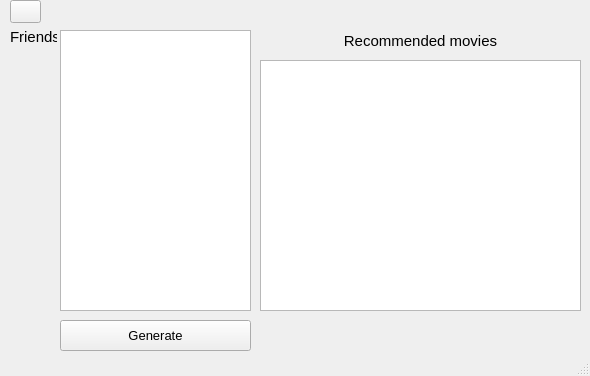
<?xml version="1.0" encoding="UTF-8"?>
<ui version="4.0">
 <class>MovieRecommenderMain</class>
 <widget class="QMainWindow" name="MovieRecommenderMain">
  <property name="geometry">
   <rect>
    <x>0</x>
    <y>0</y>
    <width>590</width>
    <height>376</height>
   </rect>
  </property>
  <property name="sizePolicy">
   <sizepolicy hsizetype="Fixed" vsizetype="Fixed">
    <horstretch>0</horstretch>
    <verstretch>0</verstretch>
   </sizepolicy>
  </property>
  <property name="windowTitle">
   <string>Movie Recommeder</string>
  </property>
  <widget class="QWidget" name="centralwidget">
   <widget class="QListWidget" name="friendsList">
    <property name="geometry">
     <rect>
      <x>60</x>
      <y>30</y>
      <width>191</width>
      <height>281</height>
     </rect>
    </property>
    <property name="selectionMode">
     <enum>QAbstractItemView::MultiSelection</enum>
    </property>
    <property name="movement">
     <enum>QListView::Static</enum>
    </property>
    <property name="wordWrap">
     <bool>true</bool>
    </property>
   </widget>
   <widget class="QLabel" name="lblFriends">
    <property name="geometry">
     <rect>
      <x>10</x>
      <y>30</y>
      <width>47</width>
      <height>13</height>
     </rect>
    </property>
    <property name="font">
     <font>
      <pointsize>11</pointsize>
     </font>
    </property>
    <property name="text">
     <string>Friends: </string>
    </property>
   </widget>
   <widget class="QPushButton" name="btnGenerate">
    <property name="geometry">
     <rect>
      <x>60</x>
      <y>320</y>
      <width>191</width>
      <height>31</height>
     </rect>
    </property>
    <property name="font">
     <font>
      <pointsize>10</pointsize>
     </font>
    </property>
    <property name="text">
     <string>Generate</string>
    </property>
   </widget>
   <widget class="QListView" name="listView">
    <property name="geometry">
     <rect>
      <x>260</x>
      <y>60</y>
      <width>321</width>
      <height>251</height>
     </rect>
    </property>
   </widget>
   <widget class="QLabel" name="lblRecommendedMovies">
    <property name="geometry">
     <rect>
      <x>260</x>
      <y>30</y>
      <width>321</width>
      <height>21</height>
     </rect>
    </property>
    <property name="font">
     <font>
      <pointsize>11</pointsize>
     </font>
    </property>
    <property name="text">
     <string>Recommended movies</string>
    </property>
    <property name="alignment">
     <set>Qt::AlignCenter</set>
    </property>
   </widget>
   <widget class="QPushButton" name="btnHome">
    <property name="geometry">
     <rect>
      <x>10</x>
      <y>0</y>
      <width>31</width>
      <height>23</height>
     </rect>
    </property>
    <property name="text">
     <string/>
    </property>
    <property name="icon">
     <iconset>
      <normaloff>icons/home.png</normaloff>icons/home.png</iconset>
    </property>
    <property name="iconSize">
     <size>
      <width>20</width>
      <height>17</height>
     </size>
    </property>
   </widget>
  </widget>
  <widget class="QStatusBar" name="statusbar"/>
 </widget>
 <resources/>
 <connections/>
</ui>
